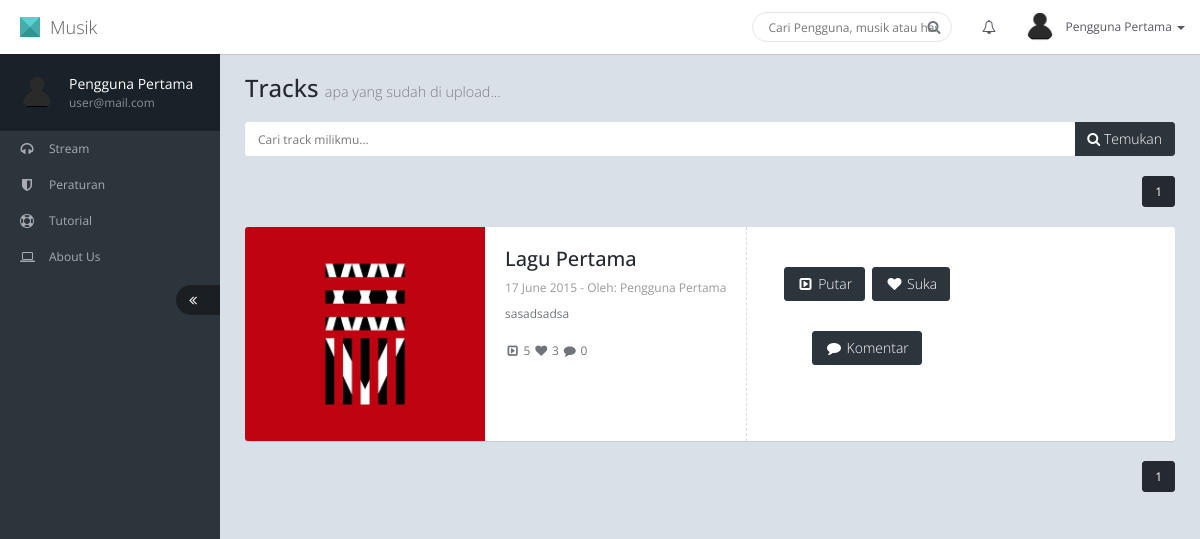
/index.php?menu=track (signed in), run on the app's committed database.
### tables this page shows
CREATE TABLE IF NOT EXISTS `user` (
  `email` varchar(50) NOT NULL,
  `password` varchar(50) NOT NULL,
  `nama` varchar(50) NOT NULL,
  `foto` varchar(255) NOT NULL,
  `akses` varchar(5) NOT NULL,
  PRIMARY KEY (`email`)
);

CREATE TABLE IF NOT EXISTS `track` (
  `track_id` int(11) NOT NULL AUTO_INCREMENT,
  `user` varchar(50) NOT NULL,
  `judul` varchar(100) NOT NULL,
  `desk` text NOT NULL,
  `sampul` varchar(255) NOT NULL,
  `file` varchar(255) NOT NULL,
  `tgl` date NOT NULL,
  `putar` int(11) NOT NULL,
  `suka` int(11) NOT NULL,
  PRIMARY KEY (`track_id`)
);

### track.php (the view, shortened to what this page needs)
<h1 class="page-header">Tracks <small>apa yang sudah di upload...</small></h1>
<div class="row">
	<div class="col-md-12">
		<div class="result-container">
			<div class="input-group m-b-20">
				<input type="text" class="form-control input-white" placeholder="Cari track milikmu..." />
				<div class="input-group-btn">
					<button type="button" class="btn btn-inverse"><i class="fa fa-search"></i> Temukan</button>
				</div>
			</div>
			<?php
			if(isset($_GET['track'])){
				if(isset($_GET['notif'])){
					mysql_query("update notif set status='baca' where notif_id=$_GET[notif]");
				}
			?>
			<ul class="result-list">
				<?php
				$q=mysql_query("select * from track where track_id=$_GET[track]");
				$h=mysql_fetch_array($q);
				$qq=mysql_query("select * from komentar where track_id=$h[track_id]");
				$jumlah=mysql_num_rows($qq);
				$qqq=mysql_query("select * from user where email='$h[user]'");
				$hhh=mysql_fetch_array($qqq);
				?>
				<li>
					<div class="result-image">
						<a href="javascript:;"><img src="<?php echo $h['sampul']; ?>" alt="" /></a>
					</div>
					<div class="result-info">
						<h4 class="title"><?php echo $h['judul']; ?></h4>
						<p class="location"><?php echo date('d F Y',strtotime($h['tgl'])); ?> - Oleh: <?php echo$hhh['nama']; ?></p>
						<p class="desc">
							<?php echo $h['desk']; ?>
						</p>
						<div class="btn-row">
							<i class="fa fa-fw fa-caret-square-o-right" data-toggle="tooltip" data-container="body" data-title="<?php echo $h['putar']; ?> kali dimainkan"></i> <?php echo $h['putar']; ?>
							<i class="fa fa-fw fa-heart" data-toggle="tooltip" data-container="body" data-title="<?php echo $h['suka']; ?> yang menyukai"></i> <?php echo $h['suka']; ?>
							<i class="fa fa-fw fa-comment" data-toggle="tooltip" data-container="body" data-title="<?php echo $jumlah; ?> komentar"></i> <?php echo $jumlah; ?>
						</div>
					</div>
					<div class="result-price">
						<a onclick="window.open('play.php?id=<?php echo $h['track_id']; ?>','Player','width=400, height=50');" class="btn btn-inverse"><i class="fa fa-fw fa-caret-square-o-right" ></i> Putar</a>
						<a href="#" onclick="suka(<?php echo $h['track_id']; ?>); return false;" class="btn btn-inverse"><i class="fa fa-fw fa-heart" ></i> Suka</a>
						<a href="#" onclick="komentar(<?php echo $h['track_id']; ?>); return false;" data-toggle="modal" class="btn btn-inverse"><i class="fa fa-fw fa-comment" ></i> Komentar</a>
					</div>
				</li>
			</ul>
			<?php
			}else{
			if(isset($_GET['hal'])){
				$hal=$_GET['hal'];
			}else{
				$hal=1;
			}
			$batas=10;
			$awal=$hal-1;
			$awal*=$batas;
			if(isset($_GET['id'])){
				$q=mysql_query("select * from track where user='$_GET[id]'");
			}else{
				$q=mysql_query("select * from track where user='$_SESSION[login]'");
			}
			$h=mysql_num_rows($q);
			$jlhHalaman=ceil($h/$batas);
			?>
			<ul class="pagination pagination-without-border pull-right m-t-0">
				<?php
				for($x=0;$x<$jlhHalaman;$x++){
				?>
				<li class="<?php echo ($hal==($x+1))?'active':''; ?>"><a href="?menu=track&hal=<?php echo $x+1; ?>"><?php echo $x+1; ?></a></li>
				<?php
				}
				?>
			</ul>
			<ul class="result-list">
				<?php
				if(isset($_GET['id'])){
					$q=mysql_query("select * from track where user='$_GET[id]' order by tgl desc limit $awal,$batas");
				}else{
					$q=mysql_query("select * from track where user='$_SESSION[login]' order by tgl desc limit $awal,$batas");
				}
				while($h=mysql_fetch_array($q)){
					$qq=mysql_query("select * from komentar where track_id=$h[track_id]");
					$jumlah=mysql_num_rows($qq);
					$qqq=mysql_query("select * from user where email='$h[user]'");
					$hhh=mysql_fetch_array($qqq);
				?>
				<li>
					<div class="result-image">
						<a href="javascript:;"><img src="<?php echo $h['sampul']; ?>" alt="" /></a>
					</div>
					<div class="result-info">
						<h4 class="title"><?php echo $h['judul']; ?></h4>
						<p class="location"><?php echo date('d F Y',strtotime($h['tgl'])); ?> - Oleh: <?php echo$hhh['nama']; ?></p>
						<p class="desc">
							<?php echo $h['desk']; ?>
						</p>
						<div class="btn-row">
							<i class="fa fa-fw fa-caret-square-o-right" data-toggle="tooltip" data-container="body" data-title="<?php echo $h['putar']; ?> kali dimainkan"></i> <?php echo $h['putar']; ?>
							<i class="fa fa-fw fa-heart" data-toggle="tooltip" data-container="body" data-title="<?php echo $h['suka']; ?> yang menyukai"></i> <?php echo $h['suka']; ?>
							<i class="fa fa-fw fa-comment" data-toggle="tooltip" data-container="body" data-title="<?php echo $jumlah; ?> komentar"></i> <?php echo $jumlah; ?>
						</div>
					</div>
					<div class="result-price">
						<a onclick="window.open('play.php?id=<?php echo $h['track_id']; ?>','Player','width=400, height=50');" class="btn btn-inverse"><i class="fa fa-fw fa-caret-square-o-right" ></i> Putar</a>
						<a href="#" onclick="suka(<?php echo $h['track_id']; ?>); return false;" class="btn btn-inverse"><i class="fa fa-fw fa-heart" ></i> Suka</a>
						<a href="#" onclick="komentar(<?php echo $h['track_id']; ?>); return false;" data-toggle="modal" class="btn btn-inverse"><i class="fa fa-fw fa-comment" ></i> Komentar</a>
					</div>
				</li>
				<?php
				}
				?>
			</ul>
			<div class="clearfix">
				<?php
				if(isset($_GET['id'])){
					$q=mysql_query("select * from track where user='$_GET[id]'");
				}else{
					$q=mysql_query("select * from track where user='$_SESSION[login]'");
				}
				$h=mysql_num_rows($q);
				$jlhHalaman=ceil($h/$batas);
				?>
				<ul class="pagination pagination-without-border pull-right">
					<?php
					for($x=0;$x<$jlhHalaman;$x++){
					?>
					<li class="<?php echo ($hal==($x+1))?'active':''; ?>"><a href="?menu=track&hal=<?php echo $x+1; ?>"><?php echo $x+1; ?></a></li>
					<?php
					}
					?>
				</ul>
			</div>
			<?php
			}
			?>
		</div>
	</div>
</div>

### index.php (shortened to what this page needs)
<!DOCTYPE html>
<html lang="en">
<head>
	<link href="assets/plugins/jquery-ui-1.10.4/themes/base/minified/jquery-ui.min.css" rel="stylesheet" />
	<link href="assets/plugins/bootstrap-3.2.0/css/bootstrap.min.css" rel="stylesheet" />
	<link href="assets/plugins/font-awesome-4.1.0/css/font-awesome.min.css" rel="stylesheet" />
	<link href="assets/css/animate.min.css" rel="stylesheet" />
	<link href="assets/css/style.min.css" rel="stylesheet" />
	<link href="assets/css/style-responsive.min.css" rel="stylesheet" />
	<link href="assets/css/theme/default.css" rel="stylesheet" id="theme" />
	<link href='assets/css/jquery.mentions.css' rel='stylesheet' type='text/css'>
	<link href="assets/plugins/jquery-jvectormap/jquery-jvectormap-1.2.2.css" rel="stylesheet" />
	<link href="assets/plugins/bootstrap-datepicker/css/datepicker.css" rel="stylesheet" />
	<link href="assets/plugins/bootstrap-datepicker/css/datepicker3.css" rel="stylesheet" />
    <link href="assets/plugins/gritter/css/jquery.gritter.css" rel="stylesheet" />
	<link href="assets/plugins/bootstrap-wysihtml5/src/bootstrap-wysihtml5.css" rel="stylesheet" />
</head>
<body>
	<div id="page-container" class="fade page-sidebar-fixed page-header-fixed">
		<div id="header" class="header navbar navbar-default navbar-fixed-top">
			<div class="container-fluid">
				<div class="navbar-header">
					<a href="?" class="navbar-brand"><span class="navbar-logo"></span> Musik</a>
				</div>
				<ul class="nav navbar-nav navbar-right">
					<li>
						<form class="navbar-form full-width" method="get">
							<div class="form-group">
								<input type="text" name="q" class="form-control" placeholder="Cari Pengguna, musik atau hashtag" />
								<button type="submit" class="btn btn-search"><i class="fa fa-search"></i></button>
							</div>
						</form>
					</li>
					<?php
					if(isset($_SESSION['login'])){
						$q=mysql_query("select * from user where email='$_SESSION[login]'");
						$h=mysql_fetch_array($q);
					?>
					<li class="dropdown">
						<a href="javascript:;" data-toggle="dropdown" class="dropdown-toggle f-s-14">
							<i class="fa fa-bell-o"></i>
						</a>
					</li>
					<li class="dropdown navbar-user">
						<a href="javascript:;" class="dropdown-toggle" data-toggle="dropdown">
							<img src="<?php echo $h['foto']; ?>" alt="" />
							<span class="hidden-xs"><?php echo $h['nama']; ?></span> <b class="caret"></b>
						</a>
					</li>
					<?php
					}
					?>
				</ul>
			</div>
		</div>
		<?php include 'sidebar.php'; ?>
		<div id="content" class="content">
			<?php
			if(isset($_GET['menu'])){
				if($_GET['menu']=='peraturan'){
					include 'peraturan.php';
				}else if($_GET['menu']=='tutorial'){
					include 'tutorial.php';
				}else if($_GET['menu']=='aboutus'){
					include 'aboutus.php';
				}else if($_GET['menu']=='profil'){
					include 'profil.php';
				}else if($_GET['menu']=='cari'){
					include 'cari.php';
				}else if($_GET['menu']=='follow'){
					mysql_query("insert into follow values(null,'$_SESSION[login]','$_GET[id]')");
					?><script>location.href='?';</script><?php
				}else if($_GET['menu']=='unfollow'){
					mysql_query("delete from follow where user='$_SESSION[login]' and target='$_GET[id]'");
					?><script>location.href='?';</script><?php
				}else if($_GET['menu']=='track'){
					include 'track.php';
				}else if($_GET['menu']=='notif'){
					include 'notif.php';
				}else if($_GET['menu']=='following'){
					include 'following.php';
				}else if($_GET['menu']=='follower'){
					include 'follower.php';
				}else{
					include 'stream.php';
				}
			}else{
				include 'stream.php';
			}
			?>
		</div>
	</div>
</body>
</html>

### sidebar.php (shortened to what this page needs)
<div id="sidebar" class="sidebar">
	<div data-scrollbar="true" data-height="100%">
		<ul class="nav">
			<?php
			if(isset($_SESSION['login'])){
				$q=mysql_query("select * from user where email='$_SESSION[login]'");
				$h=mysql_fetch_array($q);
			?>
			<li class="nav-profile">
				<div class="image">
					<a href="javascript:;"><img src="<?php echo $h['foto']; ?>" alt="" /></a>
				</div>
				<div class="info">
					<?php echo $h['nama']; ?>
					<small><?php echo $h['email']; ?></small>
				</div>
			</li>
			<?php
			}
			?>
		</ul>
		<ul class="nav">
			<li class="<?php echo (!isset($_GET['menu']))?'active':''; ?>">
				<a href="?"><i class="fa fa-headphones"></i> <span>Stream</span></a>
			</li>
			<li class="<?php echo ($_GET['menu']=='peraturan')?'active':''; ?>">
				<a href="?menu=peraturan"><i class="fa fa-shield"></i> <span>Peraturan</span></a>
			</li>
			<li class="<?php echo ($_GET['menu']=='tutorial')?'active':''; ?>">
				<a href="?menu=tutorial"><i class="fa fa-life-ring"></i> <span>Tutorial</span></a>
			</li>
			<li class="<?php echo ($_GET['menu']=='aboutus')?'active':''; ?>">
				<a href="?menu=aboutus"><i class="fa fa-laptop"></i> <span>About Us</span></a>
			</li>
			<li><a href="javascript:;" class="sidebar-minify-btn" data-click="sidebar-minify"><i class="fa fa-angle-double-left"></i></a></li>
		</ul>
	</div>
</div>

### assets/css/theme/default.css (style rules this page uses)
.navbar-logo, .coming-soon .brand .logo, .login .login-header .brand .logo { border-color: #4DCACA #31A3A3 #1D8888; }

### data on the page
user: foto (placeholder picture), nama "Pengguna Pertama", email "user@mail.com"
track: sampul (picture), judul "Lagu Pertama", tgl "17 June 2015", user.nama "Pengguna Pertama", desk "sasadsadsa", putar "5", suka "3", jumlah "0"
